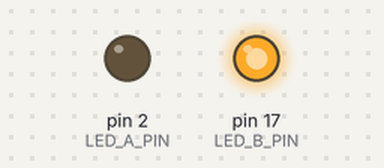
The sketch below on a simulated Arduino Uno, built with avr-gcc and run on an emulated ATmega328P. On the bench: output pins drawn as LEDs (lit = HIGH). What the sketch prints to the serial monitor is not drawn.

Above: at 0.7 s.
At 3.0 s:
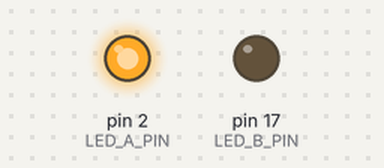
Timing chart, 0 to 8.0 s (numbered marks = the images above):
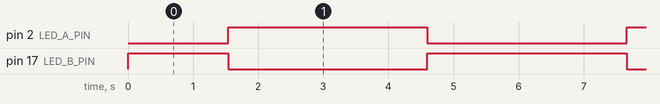

Measured:
- by itself, pin 2 (LED_A_PIN), pin 17 (LED_B_PIN): alternates HIGH for 3.1 s and LOW for 3.1 s

The sketch:

ex06.ino
```cpp
// ex06 双通道反相PWM警车双闪灯效 - 最终版
// 功能：两个LED反相平滑渐变，A亮B暗，A暗B亮，循环往复
#define LED_A_PIN 2    // 灯A引脚（板载LED）
#define LED_B_PIN 17   // 灯B引脚（外接LED）

int brightnessA = 0;          // 灯A的PWM占空比 范围0~255
int fadeDir = 1;              // 渐变方向：1=亮度增加，-1=亮度降低
unsigned long lastFadeTime = 0; // 上一次更新亮度的时间戳
const int fadeInterval = 12;  // 亮度更新间隔，数值越小渐变速度越快

void setup() {
  Serial.begin(115200);
  // 初始化两个引脚为输出模式，启用独立PWM通道
  pinMode(LED_A_PIN, OUTPUT);
  pinMode(LED_B_PIN, OUTPUT);

  // 初始状态：灯A全灭，灯B全亮
  analogWrite(LED_A_PIN, 0);
  analogWrite(LED_B_PIN, 255);

  Serial.println("=== 双通道反相PWM双闪灯效启动 ===");
}

void loop() {
  unsigned long currentTime = millis();

  // 非阻塞定时更新亮度，不占用CPU资源
  if (currentTime - lastFadeTime >= fadeInterval) {
    lastFadeTime = currentTime;

    // 更新灯A的亮度值
    brightnessA += fadeDir;

    // 边界检测：到达最大/最小亮度时反转方向
    if (brightnessA >= 255) {
      brightnessA = 255; // 防止数值溢出
      fadeDir = -1;
      Serial.println("反转方向：灯A开始变暗，灯B开始变亮");
    }
    else if (brightnessA <= 0) {
      brightnessA = 0;   // 防止数值溢出
      fadeDir = 1;
      Serial.println("反转方向：灯A开始变亮，灯B开始变暗");
    }

    // 双通道独立PWM输出：灯B亮度 = 255 - 灯A亮度，实现完全反相
    analogWrite(LED_A_PIN, brightnessA);
    analogWrite(LED_B_PIN, 255 - brightnessA);
  }
}
```
